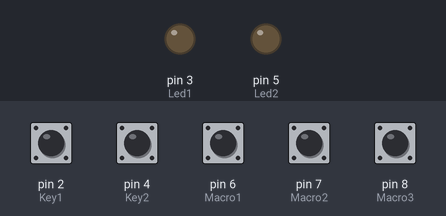
This sketch was run on a simulated Arduino Leonardo, built with avr-gcc and run on an emulated ATmega32U4. On the bench: output pins drawn as LEDs (lit = HIGH). The test bench sets the inputs (shaded band); at power-on: pin 2 (Key1), pin 4 (Key2), pin 6 (Macro1), pin 7 (Macro2), pin 8 (Macro3) HIGH. USB keyboard and mouse output is not drawn.

Above: at 4.2 s.
4.3 s: pin 2 (Key1) pulled LOW for 0.15 s
At 4.38 s:
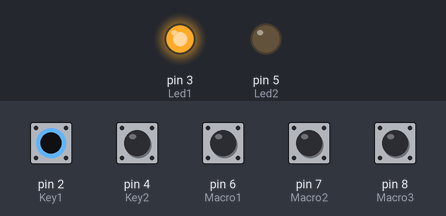
5.9 s: pin 4 (Key2) pulled LOW for 0.15 s
At 5.98 s:
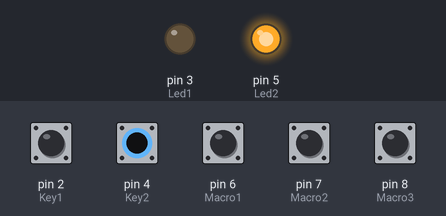
Timing chart, 0 to 8.9 s (numbered marks = the images above; inputs shaded):
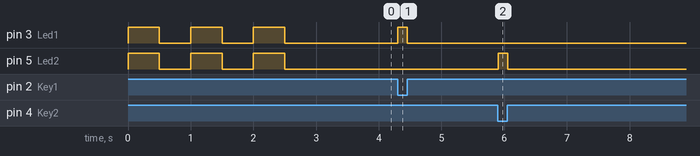

The sketch:

osukeypad.ino
```cpp
// Including Keyboard and Bounce2 library
#include <Keyboard.h>
#define BOUNCE_WITH_PROMPT_DETECTION
#include <Bounce2.h>

// Debounce interval and instantiate Bounce objects
#define MILLIDEBOUNCE 5
Bounce k1 = Bounce();
Bounce k2 = Bounce();

// Defining keys and leds integers
int Key1 = 2;
int Key2 = 4;
int Led1 = 3;
int Led2 = 5;
int Macro1 = 6;
int Macro2 = 7;
int Macro3 = 8;

// Blinks
int blinks = 0;
//  _________________________________SETUP BELOW_________________________________
void setup() {
  // Attaching 2 pins to debounce library
  k1.attach(Key1, INPUT_PULLUP);
  k1.interval(MILLIDEBOUNCE);
  k2.attach(Key2, INPUT_PULLUP);
  k2.interval(MILLIDEBOUNCE);

  // Giving input_pullup for Macros
  pinMode(Macro1, INPUT_PULLUP);
  pinMode(Macro2, INPUT_PULLUP);
  pinMode(Macro3, INPUT_PULLUP);

  // Setting leds as outputs
  pinMode(Led1, OUTPUT);
  pinMode(Led2, OUTPUT);

  //Initiating keyboard library
  Keyboard.begin();

  //Blinking lights before starting the void loop
  while (blinks < 3){
  digitalWrite(Led1, HIGH);
  digitalWrite(Led2, HIGH);
  delay(500);
  digitalWrite(Led1, LOW);
  digitalWrite(Led2, LOW);
  delay(500);
  blinks = (blinks + 1);
  }
}
// _________________________________KEY PRESSES BELOW_________________________________

void loop() {
  //Key press "z"
  k1.update();
  if (k1.fell() ) {
    Keyboard.press(122);
    digitalWrite(Led1, HIGH);
    } else if (k1.rose() ) {
    Keyboard.release(122);
    digitalWrite(Led1, LOW);
  }
  //Key press "x"
    k2.update();
  if (k2.fell() ) {
    Keyboard.press(120);
    digitalWrite(Led2, HIGH);
    } else if (k2.rose() ) {
    Keyboard.release(120);
    digitalWrite(Led2, LOW);
  }

  // _________________________________MACRO KEYS BELOW_________________________________

  //Macro key press "g"
 if (digitalRead(Macro1) == LOW) {
  Keyboard.press(103);
  } else {
    Keyboard.release(103);
  }

    //Macro key press "a"
 if (digitalRead(Macro2) == LOW) {
  Keyboard.press(97);
  } else {
    Keyboard.release(97);
  }

    //Macro key press "y"
 if (digitalRead(Macro3) == LOW) {
  Keyboard.press(121);
  } else {
    Keyboard.release(121);
  }
}
```

Measured:
- after the input at 4.3 s, pin 3 (Led1): LOW → HIGH at once, → LOW 0.15 s later
- after the input at 5.9 s, pin 5 (Led2): LOW → HIGH at once, → LOW 0.15 s later
